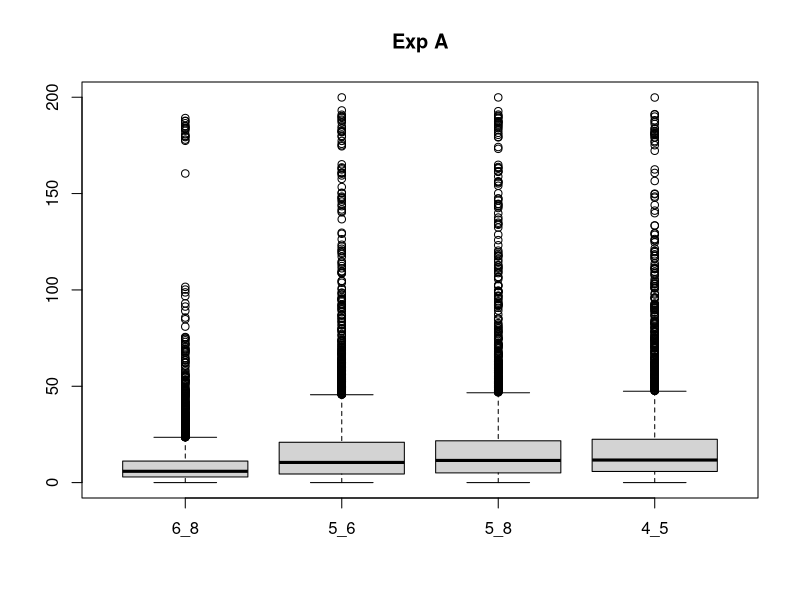
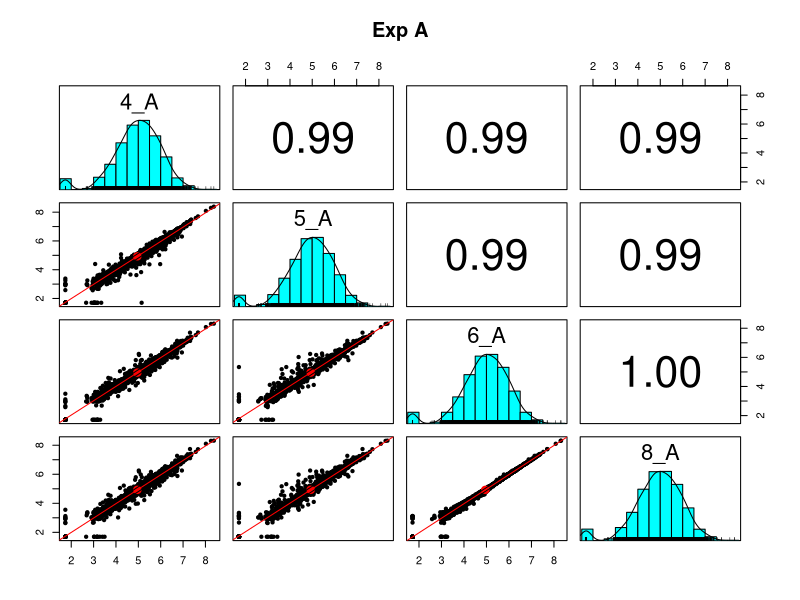
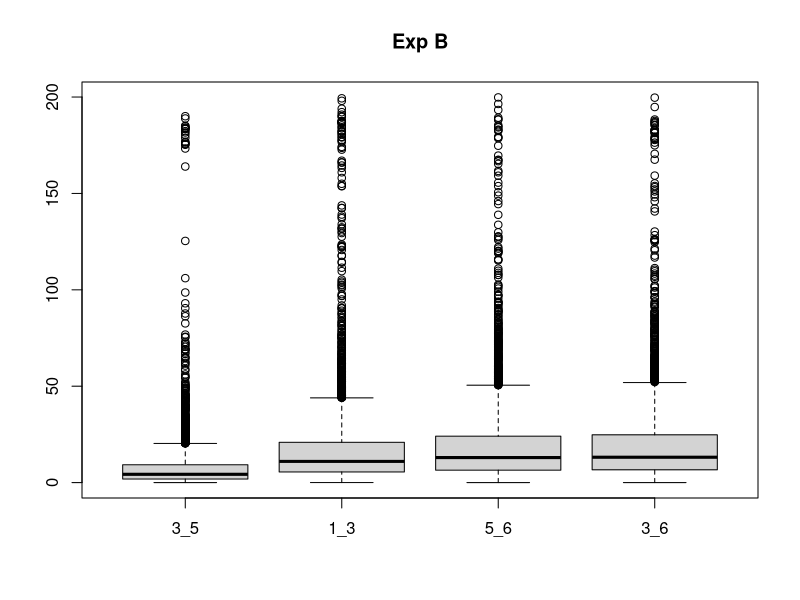
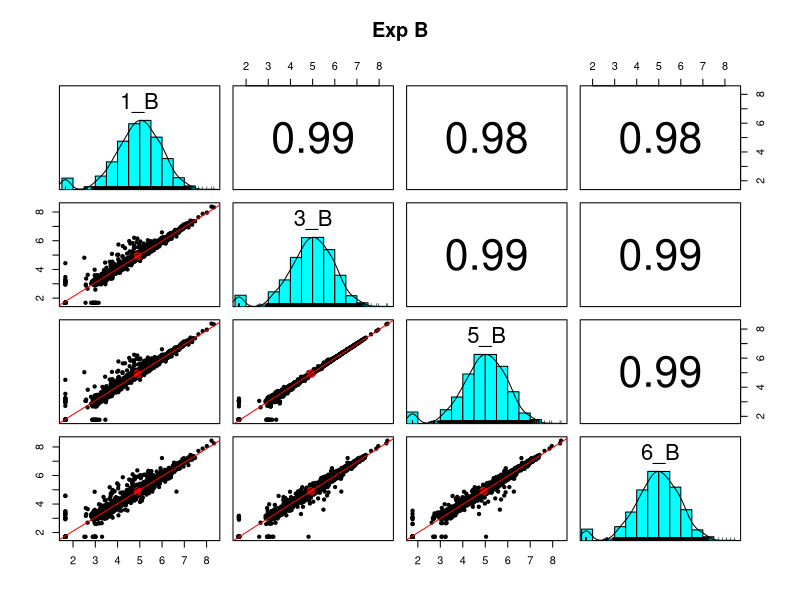
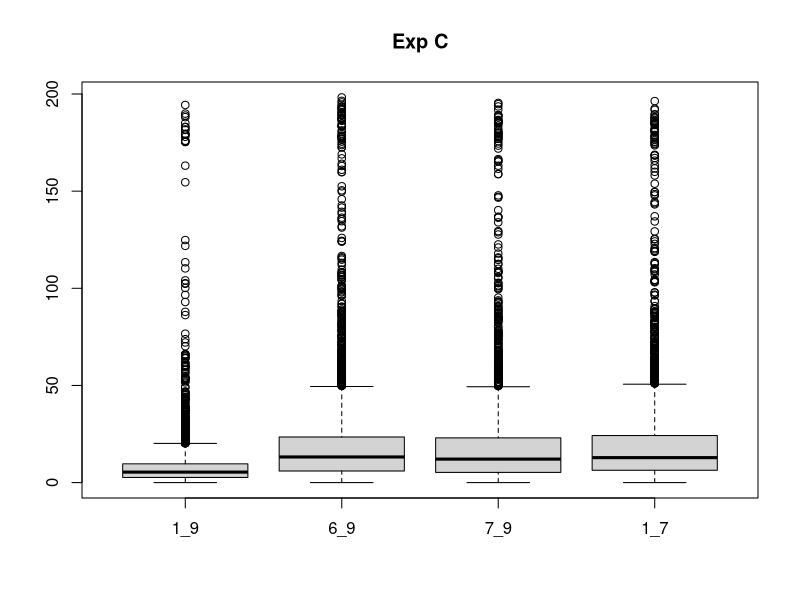
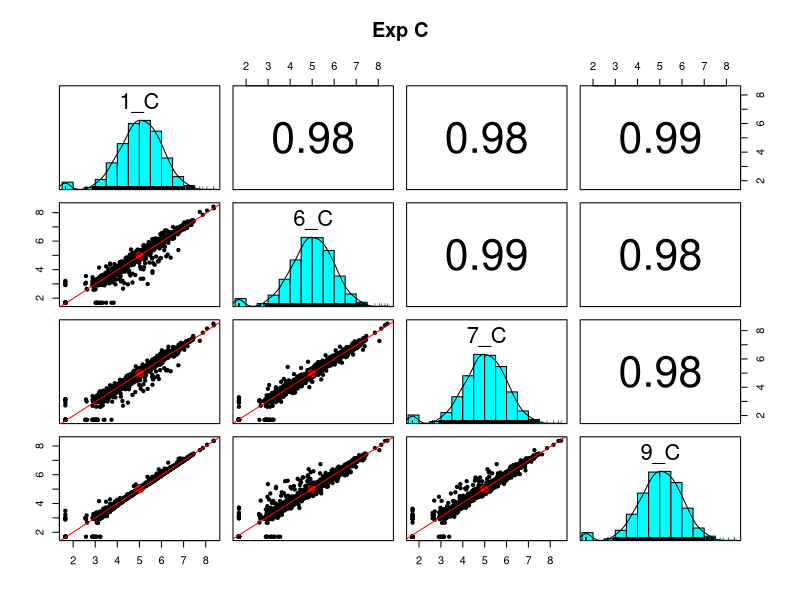
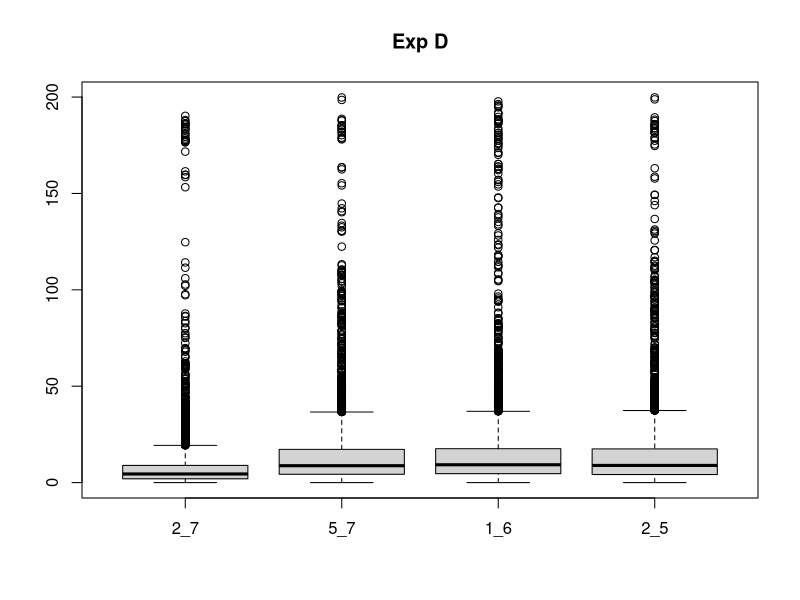
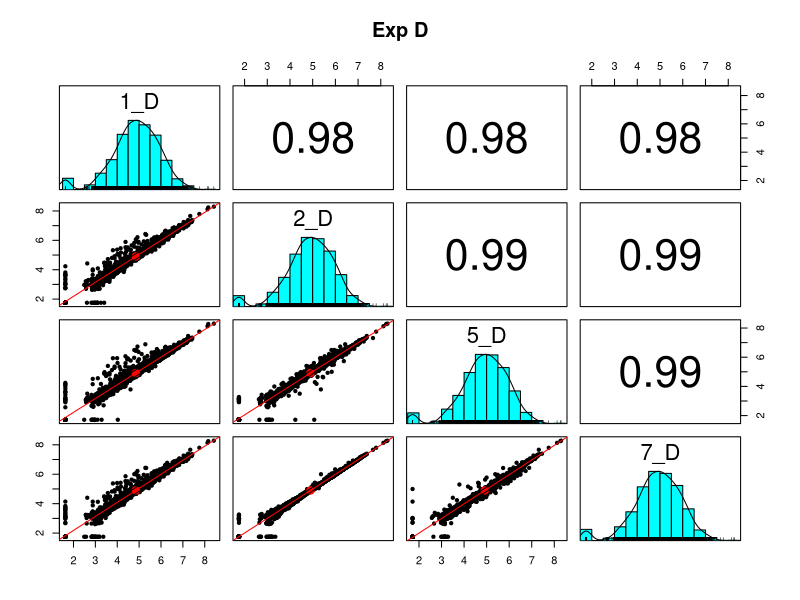

Reproduce these figures in R, in order.

# library imports
library(tidyverse)
library(stringr)
library(limma)
library(psych)
library(Matrix)

# load the raw data: the table starts in Row 5
# there are extra lines at the bottom - need to stop before the end
data_import <- read_tsv("PAW_labeled_grouped_protein_summary_TMT_8.txt", 
                        skip = 4, n_max = 4437, guess_max = 4437)

# the "Filter" column flags contams and decoys
data_all <- filter(data_import, is.na(Filter))

# check number of rows before and after filtering
print("Table lengths before and after filtering:")
cat(nrow(data_import), nrow(data_all))

# make a data frame for each TMT-plex (and drop zeros)
get_data <- function(df, substring) {
    # extracts PAW TMT columns containing a substring
    
    # df: data frame of PAW results
    # substring: a text substring that defines one TMT-plex
    
    # get the columns
    df <- df %>%
      select(starts_with("TotInt")) %>% 
      select(contains(substring))
    
    # drop rows with zeros
    df[apply(df, 1, function(row) all(row !=0 )), ] # return filtered frame
}

# get each experiment and set column names to something easy to parse
A_raw <- get_data(data_all, "_A_")
B_raw <- get_data(data_all, "_B_")
C_raw <- get_data(data_all, "_C_")
D_raw <- get_data(data_all, "_D_")

# automatically find closest channel pairs

SL_norm <- function(df, suffix, print_factors = TRUE) {
    # Normalizes each channel's sum to the average grand total
        # df: data frame of TMT data (one column for each channel)
        # suffix: a text string to append to 1-to-n numbers for column names
        # print_factors: logical to control printing
    
    # compute norm factors and scale columns
    norm_facs <- mean(c(colSums(df))) / colSums(df)
    df_sl  <- sweep(df, 2, norm_facs, FUN = "*")
    
    # simplify column names
    colnames(df_sl) <- str_c(as.character(1:ncol(df)), suffix)
    
    # print the normalization factors for QC check
    if (print_factors == TRUE) {
        cat("\nNormalization Factors: ", suffix, "\n ")
        cat(sprintf("%s - %0.3f\n", colnames(df), norm_facs))
    }
    
    df_sl # return normalized data
}

diff <- function(df, x, y) {
    # computes a standardized difference between two vectors
        # df: data frame that contains x and y
        # x: index of first column
        # y: index of second column
    
    # compute the difference and set the column name
    diff <- 100 * abs(df[x] - df[y]) / rowMeans(df[c(x, y)])
    colnames(diff) <- sprintf("%d_%d", x, y)
    
    diff # return difference vector
}

iqr_grid <- function(df, print_grid = TRUE) {
    # computes an NxN grid of interquartile ranges of diffs    
         # df: a data frame of TMT data
         # print_grid: logical to control printing
    
    # make an empty matrix ncol-by-ncol
    iqrs  <- matrix(0.0, ncol(df), ncol(df))
    
    # populate an upper diagonal "diff" matrix
    for (i in 1:ncol(df)) {
        for (j in (i+1):ncol(df)) {
            if (j > ncol(df)) {
                break
            }
            iqrs[i, j] <- IQR(diff(df, i, j)[[1]])
        }
    }
    
    # print the grid
    if( print_grid == TRUE) {
        cat("\nInterquartile range grid:\n")
        print(round(iqrs, 2))
    }
    
    iqrs # return the iqr grid
}

find_best_pair <- function(df, nmax, suffix, title) {
    # finds channel pairs having the smallest standardized differences    
        # df: data frame with TMT channels
        # nmax: how many channels/pairs to check
        # suffix: suffix to add to channel labels
        # title: title string to use in plots
    
    # first do SL normalization
    df_sl <- SL_norm(df, suffix)
    
    # compute the ird grid
    iqrs <- iqr_grid(df_sl)
    
    # find the nmax number of smallest IQR values
    # from https://stackoverflow.com/questions/38664241/ranking-and-counting-matrix-elements-in-r
    iqrs_long <- summary(Matrix(iqrs, sparse = TRUE))
    iqrs_ordered <- iqrs_long[order(-iqrs_long[, 3], decreasing = TRUE),]
    candidates <- iqrs_ordered[1, 1] # starting vector of channels
    for (row in 1:nrow(iqrs_long)){
        candidates <- c(candidates, iqrs_ordered[row, 1])
        candidates <- c(candidates, iqrs_ordered[row, 2])
    }
    
    # get the set of indexes and print the best pairs
    for (pair in 1:nmax) {
        top_n <- sort(unique(candidates)[1:nmax])
        i <- iqrs_ordered[pair, 1]
        j <- iqrs_ordered[pair, 2]
        cat(sprintf("\nPair #%d: (%d, %d) => %0.2f", pair, i, j, iqrs[i, j]))
    }
    
    # make the box plots for the top-n pairs
    distributions <- list()
    for (row in 1:nmax){
        distributions[[row]] <- diff(df_sl, iqrs_ordered[row, 1], iqrs_ordered[row, 2])
    }
    boxplot(do.call(cbind, distributions), main = title)
    
    # multi-panel scatter plots for the top-n channels
    cat(pairs.panels(log10(df_sl[top_n]), lm = TRUE, main = title))
}

# nmax is how many top pairs to consider (3 or 4 are recommended values)
top_n <- 4

# find the standards in experiment A
# this is now a one-line function call
find_best_pair(A_raw, top_n, "_A", "Exp A")

# experiment B
find_best_pair(B_raw, top_n, "_B", "Exp B")

# experiment C
find_best_pair(C_raw, top_n, "_C", "Exp C")

# and experiment D
find_best_pair(D_raw, top_n, "_D", "Exp D")

# check the clustering
A_sl <- SL_norm(A_raw, "_A", print_factors = FALSE)
plotMDS(log10(A_sl), main = "Experiment A")

pairs.panels(log10(A_sl), main = "Exp. A - all 10")

# log the session
sessionInfo()
